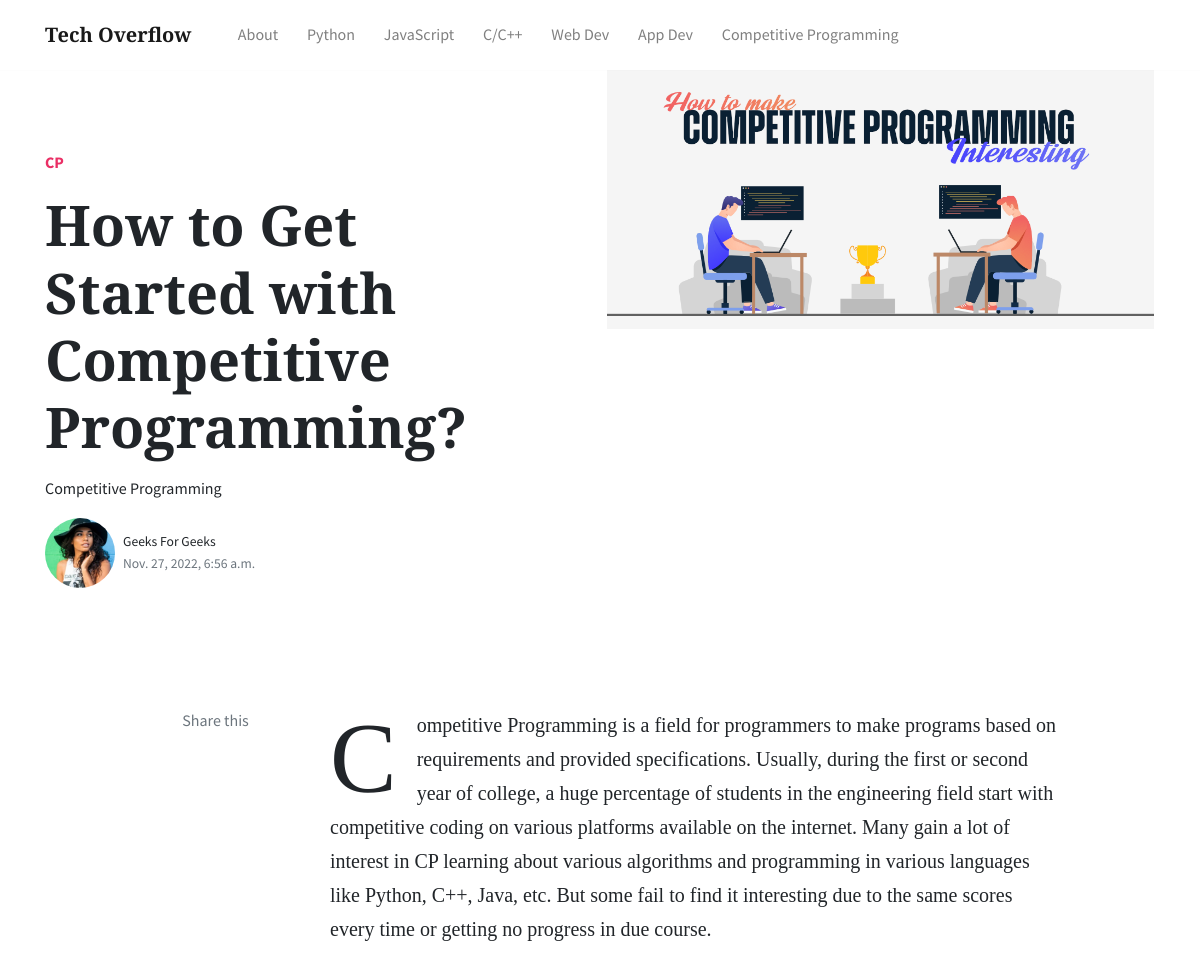
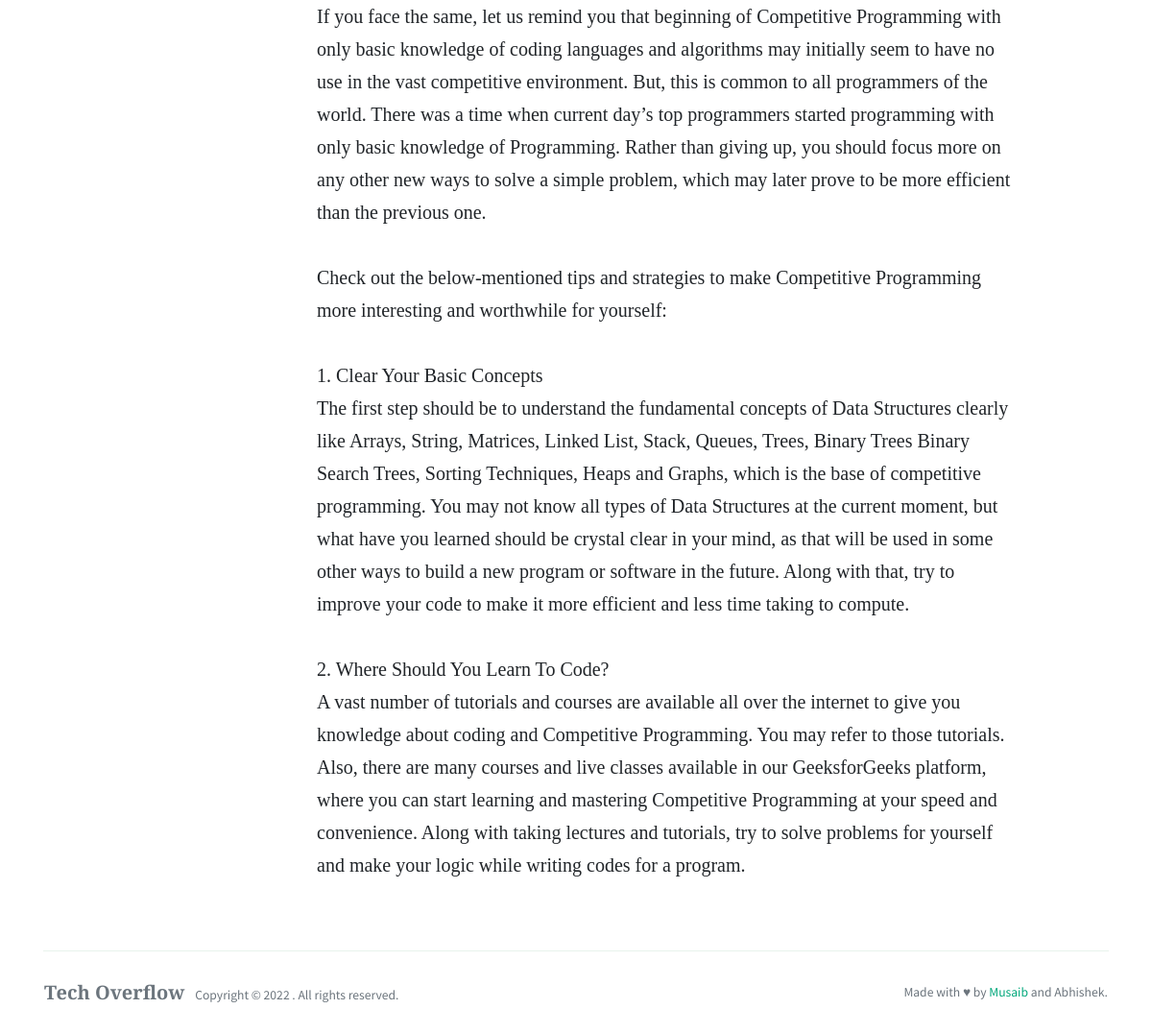
The app's page /post/4 with its own data (2 pictures, top to bottom).
### home/models.py (models this page shows, shortened)
class Post(models.Model):
    title = models.CharField(max_length = 200)
    heading = models.CharField(max_length = 600)
    author = models.CharField(max_length = 500)
    time_stamp = models.DateTimeField(auto_now_add=True)
    category = models.CharField(choices = CATEGORY_CHOICES, default="general", max_length=150)
    description = models.TextField()
    img = models.ImageField(upload_to='media')

### home/views.py (the view)
# urls.py: path('post/<int:id>', views.post, name = "post")
def post(request, id):
    post = Post.objects.filter(id = id)[0]
    related_posts = Post.objects.filter(category = post.category and id!=post.id)
    context = {'post':post, 'related_posts':related_posts}
    return render(request, 'article.html', context)

### templates/article.html (shortened to what this page needs)
{% extends 'base.html' %}
{% block body %}
    <div class="container">
	<div class="jumbotron jumbotron-fluid mb-3 pl-0 pt-0 pb-0 bg-white position-relative">
		<div class="h-100 tofront">
			<div class="row justify-content-between">
				<div class="col-md-6 pt-6 pb-6 pr-6 align-self-center">
					<p class="text-uppercase font-weight-bold">
						<a class="text-danger" href="#">{{post.category}}</a>
					</p>
					<h1 class="display-4 secondfont mb-3 font-weight-bold">{{post.title}}</h1>
					<p class="mb-3">
						 {{post.heading}}
					</p>
					<div class="d-flex align-items-center">
						<img class="rounded-circle" src="/static/assets/img/demo/avatar2.jpg" width="70">
						<small class="ml-2">{{post.author}}<span class="text-muted d-block">{{post.time_stamp}}</span>
						</small>
					</div>
				</div>
				<div class="col-md-6 pr-0">
					<img src="/media/{{post.img}}">
				</div>
			</div>
		</div>
	</div>
</div>
<div class="container pt-4 pb-4">
	<div class="row justify-content-center">
		<div class="col-lg-2 pr-4 mb-4 col-md-12">
			<div class="sticky-top text-center">
				<div class="text-muted">
					Share this
				</div>
			</div>
		</div>
		<div class="col-md-12 col-lg-8">
			<article class="article-post">
			{{post.description|linebreaksbr}}
			</article>
		</div>
	</div>
</div>
{% endblock body %}

### records on screen
Post: category "CP", title "How to Get Started with Competitive Programming?", heading "Competitive Programming", author "Geeks For Geeks", time_stamp "Nov. 27, 2022, 6:56 a.m.", img (picture), description "Competitive Programming is a field for programmers to make programs based on requirements and provided specifications. Usually, during the first or second year of college, a huge percentage of students in the engineering field start with competitive coding on various platforms available on the internet. Many gain a lot of interest in CP learning about various algorithms and programming in various languages like Python, C++, Java, etc. But some fail to find it interesting due to the same scores every time or getting no progress in due course. If you face the same, let us remind you that beginning of Competitive Programming with only basic knowledge of coding languages and algorithms may…"
